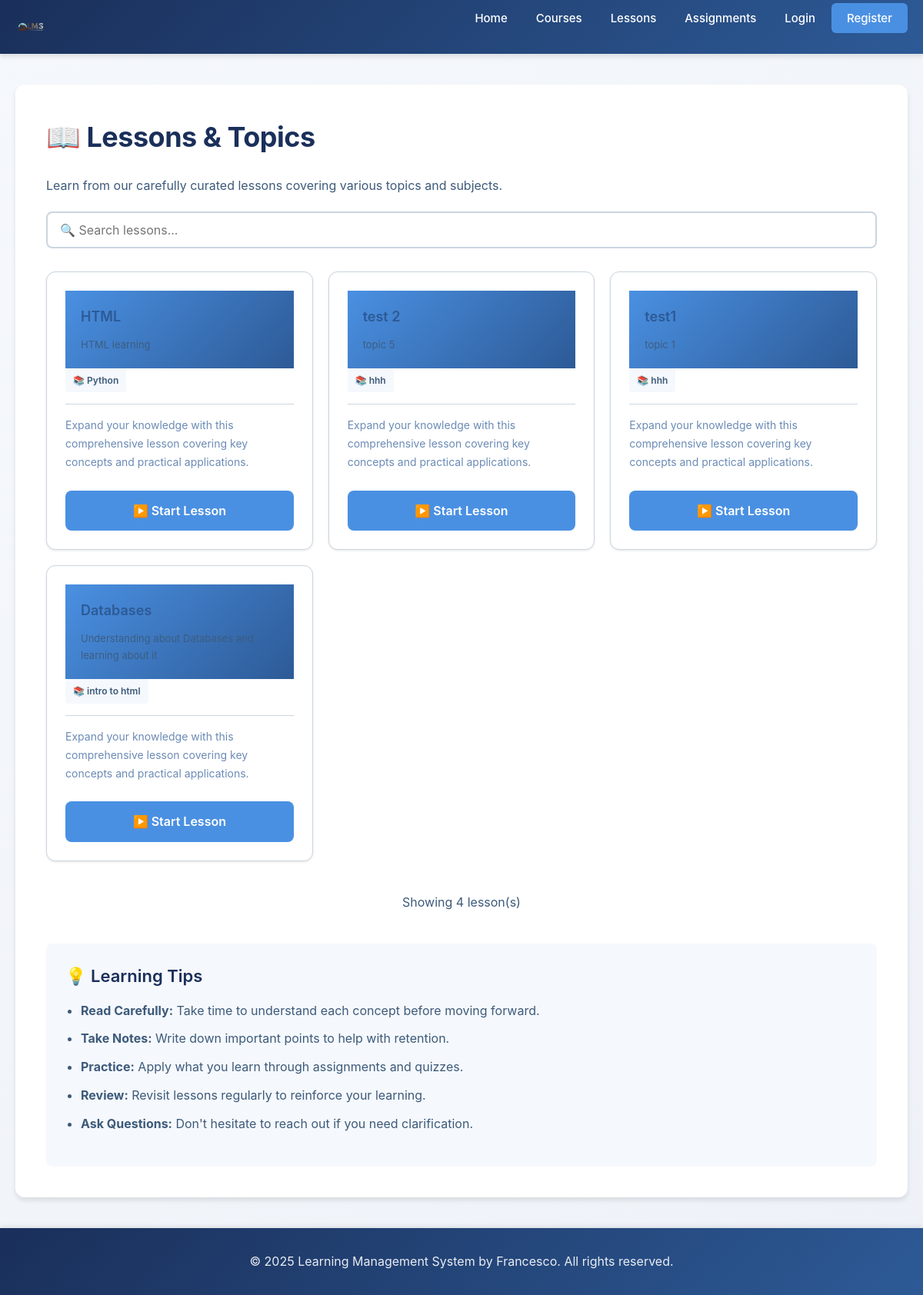
The page /lessons on the database its author committed.
### tables this page shows
CREATE TABLE topics (
            -- Unique identifier for each topic
            id INTEGER PRIMARY KEY AUTOINCREMENT,
            -- ID of the course this topic belongs to
            course_id INTEGER NOT NULL,
            -- Topic title (must be unique)
            title TEXT UNIQUE,
            -- Optional subtitle or description
            subtitle TEXT,
            -- Timestamp when topic was created
            created_at TIMESTAMP DEFAULT CURRENT_TIMESTAMP, content TEXT,
            -- Foreign key linking to courses table
            FOREIGN KEY (course_id) REFERENCES courses(id)
        );

CREATE TABLE courses (
            -- Unique identifier for each course
            id INTEGER PRIMARY KEY AUTOINCREMENT,
            -- Unique course ID number
            course_id INTEGER,
            -- Course title (must be unique)
            title TEXT NOT NULL UNIQUE,
            -- Description of what the course covers
            description TEXT,
            -- ID of the teacher who created this course
            teacher_id INTEGER,
            -- Timestamp when course was created
            created_at TIMESTAMP DEFAULT CURRENT_TIMESTAMP, course_type TEXT DEFAULT 'Self-Paced', duration TEXT DEFAULT 'Flexible', level TEXT DEFAULT 'Beginner',
            -- Foreign key linking to the teacher user
            FOREIGN KEY (teacher_id) REFERENCES users(id)
        );

### app.py (the view)
@app.route("/lessons")
def lessons():
    conn = None
    try:
        conn = get_db_connection()
        cursor = conn.cursor()
        cursor.execute("""
            SELECT t.id, t.title, t.subtitle, c.title as course_title
            FROM topics t
            LEFT JOIN courses c ON t.course_id = c.id
            ORDER BY t.id DESC
        """)
        lessons_data = cursor.fetchall()
    except sqlite3.OperationalError:
        lessons_data = []
    finally:
        if conn:
            conn.close()
    return render_template('lessons.html', lessons=lessons_data)

### app.py (called while the page is built)
def get_db_connection(db_name="lms.db"):
    conn = sqlite3.connect(db_name)
    conn.row_factory = sqlite3.Row
    return conn

### templates/lessons.html (shortened to what this page needs)
{% extends 'base.html' %}
{% block content %}
    <h1>📖 Lessons & Topics</h1>
    <p>Learn from our carefully curated lessons covering various topics and subjects.</p>
    <div style="margin: 20px 0;">
        <input type="text" id="searchInput" placeholder="🔍 Search lessons..." style="width: 100%; padding: 12px 16px; border: 2px solid var(--border-color); border-radius: 8px; font-size: 16px;">
    </div>
    {% if lessons %}
        <div style="display: grid; grid-template-columns: repeat(auto-fill, minmax(320px, 1fr)); gap: 20px; margin-top: 30px;">
            {% for lesson in lessons %}
                <div class="card lesson-card" style="transition: all 0.3s ease; cursor: pointer; overflow: hidden;">
                    <div style="background: linear-gradient(135deg, var(--accent-blue), var(--primary-blue)); padding: 20px; color: white; min-height: 100px; display: flex; flex-direction: column; justify-content: center;">
                        <h3 style="margin: 0; font-size: 18px; font-weight: 600;">{{ lesson.title }}</h3>
                        <p style="margin: 10px 0 0 0; font-size: 13px; opacity: 0.9;">{{ lesson.subtitle or 'Learn more about this topic' }}</p>
                    </div>
                    <div class="card-body">
                        <div style="display: flex; align-items: center; gap: 10px; margin-bottom: 15px; padding-bottom: 15px; border-bottom: 1px solid var(--border-color);">
                            <span style="background: var(--bg-light); padding: 5px 10px; border-radius: 4px; font-size: 12px; color: var(--medium-text); font-weight: 600;">
                                📚 {{ lesson.course_title or 'General' }}
                            </span>
                        </div>
                        <p style="color: var(--light-text); font-size: 14px; margin-bottom: 15px;">
                            Expand your knowledge with this comprehensive lesson covering key concepts and practical applications.
                        </p>
                        <a href="{{ url_for('view_lesson', lesson_id=lesson.id) }}" class="btn btn-primary" style="width: 100%; margin-top: 10px; text-align: center; display: inline-block;">
                            ▶️ Start Lesson
                        </a>
                    </div>
                </div>
            {% endfor %}
        </div>
        <div style="margin-top: 40px; text-align: center; color: var(--light-text);">
            <p>Showing {{ lessons | length }} lesson(s)</p>
        </div>
    {% endif %}
    <div style="margin-top: 40px; background: var(--bg-light); padding: 25px; border-radius: 8px;">
        <h3 style="color: var(--primary-navy); margin-top: 0;">💡 Learning Tips</h3>
        <ul style="color: var(--medium-text); line-height: 1.8;">
            <li><strong>Read Carefully:</strong> Take time to understand each concept before moving forward.</li>
            <li><strong>Take Notes:</strong> Write down important points to help with retention.</li>
            <li><strong>Practice:</strong> Apply what you learn through assignments and quizzes.</li>
            <li><strong>Review:</strong> Revisit lessons regularly to reinforce your learning.</li>
            <li><strong>Ask Questions:</strong> Don't hesitate to reach out if you need clarification.</li>
        </ul>
    </div>
{% endblock %}

### static/style.css (style rules this page uses)
:root { --primary-navy: #1a2f5a; --primary-blue: #2d5a96; --accent-blue: #4a90e2; --light-blue: #e8f0f8; --dark-text: #1f3a5f; --medium-text: #3d5a7a; --light-text: #6b8bb5; --white: #ffffff; --bg-light: #f5f8fc; --bg-lighter: #eef2f8; --border-color: #cbd5e0; --shadow-sm: 0 1px 3px rgba(0, 0, 0, 0.1); --shadow-md: 0 4px 6px rgba(0, 0, 0, 0.1); --shadow-lg: 0 10px 20px rgba(0, 0, 0, 0.15); --transition: all 0.3s ease; }
* { margin: 0; padding: 0; box-sizing: border-box; }
html, body { height: 100%; }
body { font-family: -apple-system, BlinkMacSystemFont, 'Segoe UI', 'Roboto', 'Oxygen', 'Ubuntu', 'Cantarell', 'Fira Sans', 'Droid Sans', 'Helvetica Neue', sans-serif; background: linear-gradient(135deg, #f5f8fc 0%, #eef2f8 100%); color: var(--dark-text); font-size: 16px; line-height: 1.6; min-height: 100vh; display: flex; flex-direction: column; }
body { display: flex; flex-direction: column; }
h1 { color: var(--primary-navy); font-size: 36px; font-weight: 700; margin-bottom: 20px; letter-spacing: -0.5px; }
h3 { color: var(--primary-blue); font-size: 22px; font-weight: 600; margin-bottom: 12px; }
p { color: var(--medium-text); font-size: 16px; margin-bottom: 16px; line-height: 1.7; }
a { color: var(--accent-blue); text-decoration: none; transition: var(--transition); }
.btn { display: inline-block; padding: 12px 24px; border: none; border-radius: 8px; font-size: 16px; font-weight: 600; cursor: pointer; transition: var(--transition); text-decoration: none; text-align: center; }
.btn-primary { background-color: var(--accent-blue); color: var(--white); }
input[type="text"], input[type="email"], input[type="password"], input[type="number"], textarea, select { width: 100%; padding: 12px 16px; border: 2px solid var(--border-color); border-radius: 8px; font-size: 16px; font-family: inherit; color: var(--dark-text); background-color: var(--white); transition: var(--transition); }
.card { background: var(--white); border-radius: 12px; padding: 24px; border: 1px solid var(--border-color); box-shadow: var(--shadow-sm); transition: var(--transition); }
.card-body { color: var(--medium-text); line-height: 1.8; }
ul, ol { margin-left: 20px; margin-bottom: 16px; color: var(--medium-text); }
li { margin-bottom: 8px; line-height: 1.8; }

### rows shown on the page
topics: title "HTML", subtitle "HTML learning", title "Python"
topics: title "test 2", subtitle "topic 5", title "hhh"
topics: title "test1", subtitle "topic 1", title "hhh"
topics: title "Databases", subtitle "Understanding about Databases and learning about it", title "intro to html"

### other values the page prints
{{ lessons | length }} "4"
